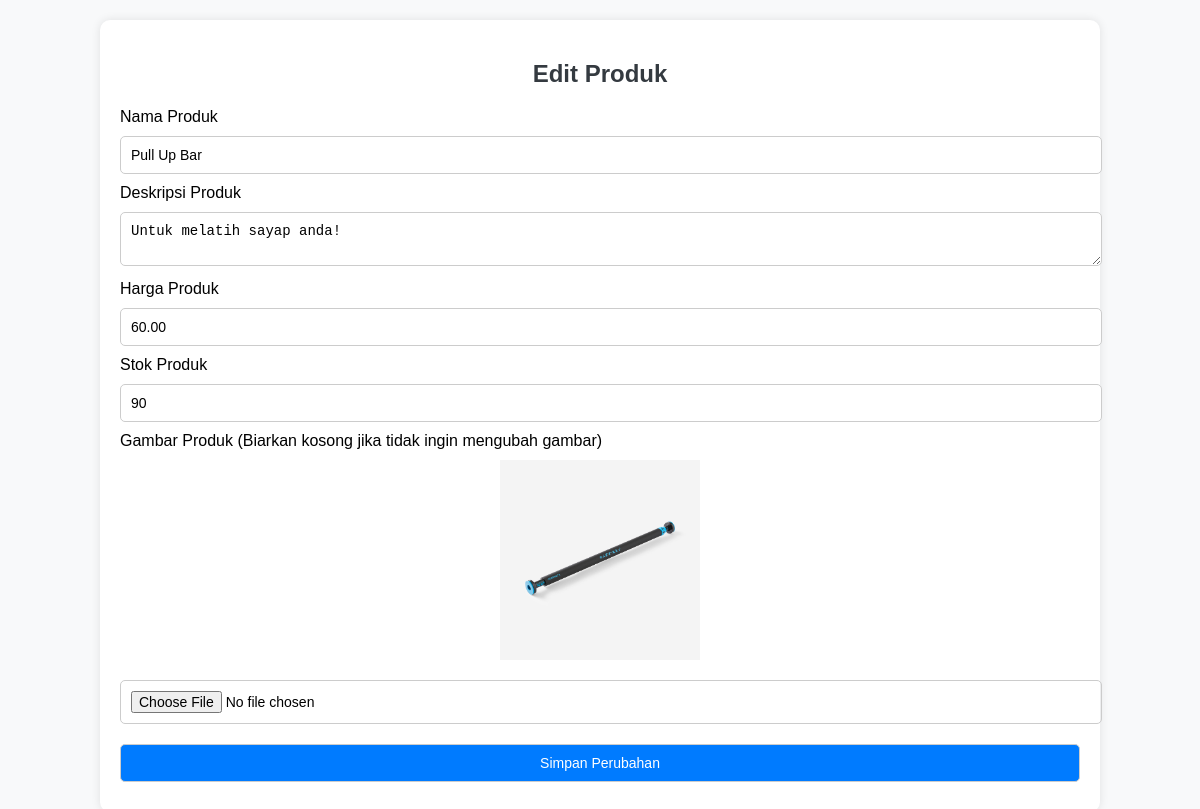
Screenshot of /edit_product.php?id=3 with the database file from the repository.
### tables this page shows
CREATE TABLE `products` (
  `id` int(11) NOT NULL AUTO_INCREMENT,
  `name` varchar(100) NOT NULL,
  `description` text NOT NULL,
  `price` decimal(10,2) NOT NULL,
  `stock` int(11) NOT NULL,
  `image_path` varchar(255) DEFAULT NULL,
  PRIMARY KEY (`id`)
);

### edit_product.php (the view, shortened to what this page needs)
<?php
require 'koneksi.php';
$id = intval($_GET['id']);
$query = "SELECT * FROM products WHERE id = '$id'";
$result = $koneksi->query($query);
$product = $result->fetch_assoc();
?>
<!DOCTYPE html>
<html lang="id">
<head>
</head>
<body>
    <div class="container">
        <h2>Edit Produk</h2>
        <form method="POST" enctype="multipart/form-data">
            <label>Nama Produk</label>
            <input type="text" name="name" value="<?= htmlspecialchars($product['name']) ?>" required>
            <label>Deskripsi Produk</label>
            <textarea name="description" required><?= htmlspecialchars($product['description']) ?></textarea>
            <label>Harga Produk</label>
            <input type="number" name="price" value="<?= $product['price'] ?>" required>
            <label>Stok Produk</label>
            <input type="number" name="stock" value="<?= $product['stock'] ?>" required>
            <label>Gambar Produk (Biarkan kosong jika tidak ingin mengubah gambar)</label>
            <img src="<?= htmlspecialchars($product['image_path']) ?>" alt="Gambar Produk">
            <input type="file" name="image" accept="image/*">
            <button type="submit">Simpan Perubahan</button>
        </form>
    </div>
</body>
</html>

### edit_product.php (style rules this page uses)
body { font-family: Arial, sans-serif; background-color: #f8f9fa; margin: 0; padding: 0; }
.container { width: 80%; margin: 20px auto; background: #fff; padding: 20px; border-radius: 10px; box-shadow: 0 0 10px rgba(0, 0, 0, 0.1); }
h2 { text-align: center; color: #343a40; }
form input, form textarea, form button { width: 100%; padding: 10px; margin: 10px 0; border: 1px solid #ccc; border-radius: 5px; font-size: 14px; }
button { background-color: #007bff; color: white; border: none; cursor: pointer; }
img { display: block; margin: 10px auto; max-width: 200px; }

### rows the page displays
products: name "Pull Up Bar", description "Untuk melatih sayap anda!", price "60.00", stock "90", image_path (picture)
